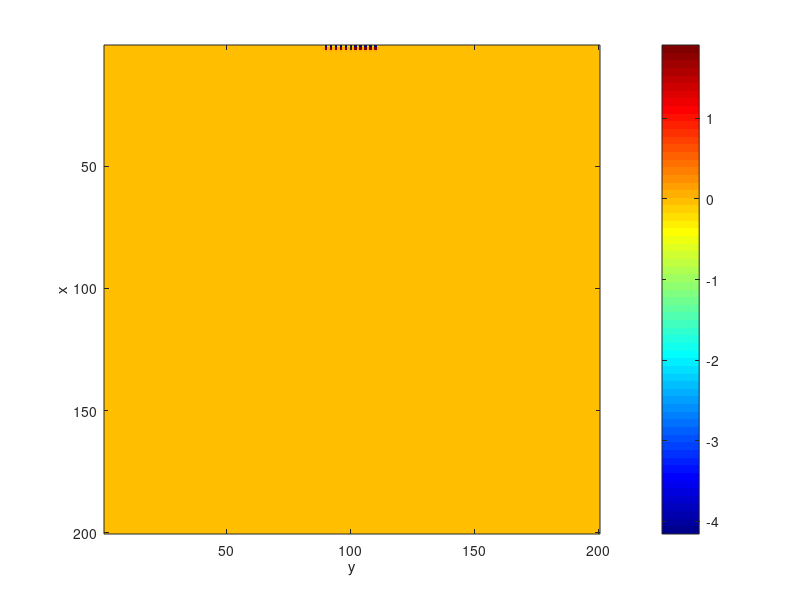

Write MATLAB code to recreate this figure. (Note: this script raises an error after producing the figure.)

% 参数设定
close all;
clear all;
clc;
Nx = 200;   % x方向的网格点数
Ny = 200;   % y方向的网格点数
c = 1500;   % 声速(m/s)
dt = 1e-6;  % 时间步长(s)
Nt = 1000;   % 时间步数
dx = 0.01;  % 空间步长(m)
dy = 0.01;  % 空间步长(m)
c2 = 2000;  % 声速(m/s)

% 初始化
p = zeros(Nx, Ny);
p_prev = zeros(Nx, Ny);
p_next = zeros(Nx, Ny);
p0 = zeros(Nt);  % 记录波源中心的幅度情况

% 初始条件（波源）
x0 = 2;
% 波源阵列
y0 = 90:2:110;
% 波源为单个点
% y0 = 100;
% 波源脉冲
p(x0, y0) = 1;

% 时间演化
for t = 1:Nt
    for i = 2:Nx-1
        for j = 2:Ny-1
            if abs(i-50) <= 10    %介质层
            % if sqrt((i-100)^2 + (j-100)^2) < 10   %介质小球
                % 介质小球内的声速为c2        
                p_next(i, j) = 2*p(i, j) - p_prev(i, j) + c2^2 * dt^2 / dx^2 * (p(i+1, j) + p(i-1, j) + p(i, j+1) + p(i, j-1) - 4*p(i, j));
            else
                % 使用二维波动方程的离散化公式           
                p_next(i, j) = 2*p(i, j) - p_prev(i, j) + c^2 * dt^2 / dx^2 * (p(i+1, j) + p(i-1, j) + p(i, j+1) + p(i, j-1) - 4*p(i, j));
            end
        end
    end
    % 边界条件， 一阶吸收边界条件
    p_next(Nx, :) = p_next(Nx-1, :) - 1/c * (p_next(Nx-1, :) - p(Nx-1, :)) * dx/dt; %下边界
    p_next(:, Ny) = p_next(:, Ny-1) - 1/c * (p_next(:, Ny-1) - p(:, Ny-1)) * dy/dt; %右边界
    p_next(:, 1) = p_next(:, 2) - 1/c * (p_next(:, 2) - p(:, 2)) * dy/dt;    %左边界
    p_next(1, :) = p_next(2, :) - 1/c * (p_next(2, :) - p(2, :)) * dx/dt;    %上边界

    % 更新波场
    p_prev = p;
    p = p_next;
    
    % 可视化
    imagesc(p);
    %加上坐标轴，标明xy方向
    xlabel('y');
    ylabel('x');
    colorbar;
    colormap('jet');
    clim([0,1]);
    pause(0.01);
    %按右上角退出绘图
    if ~ishandle(1)
        break;
    end

    %记录波源中心的波场
    p0(t) = p(x0+1, 100);
end

% 绘制波源中心的波场
figure;
plot(p0);
xlabel('时间步数');
ylabel('波场幅度');
title('波源中心的波场随时间的变化');
grid on;
